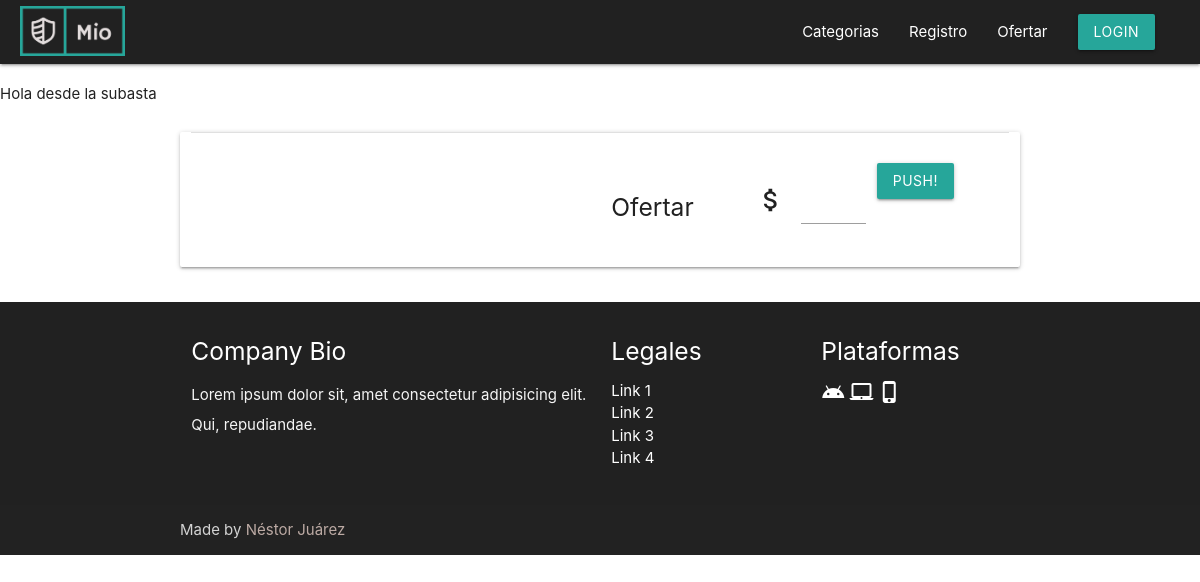
Before: /subasta/2 with the older database file.
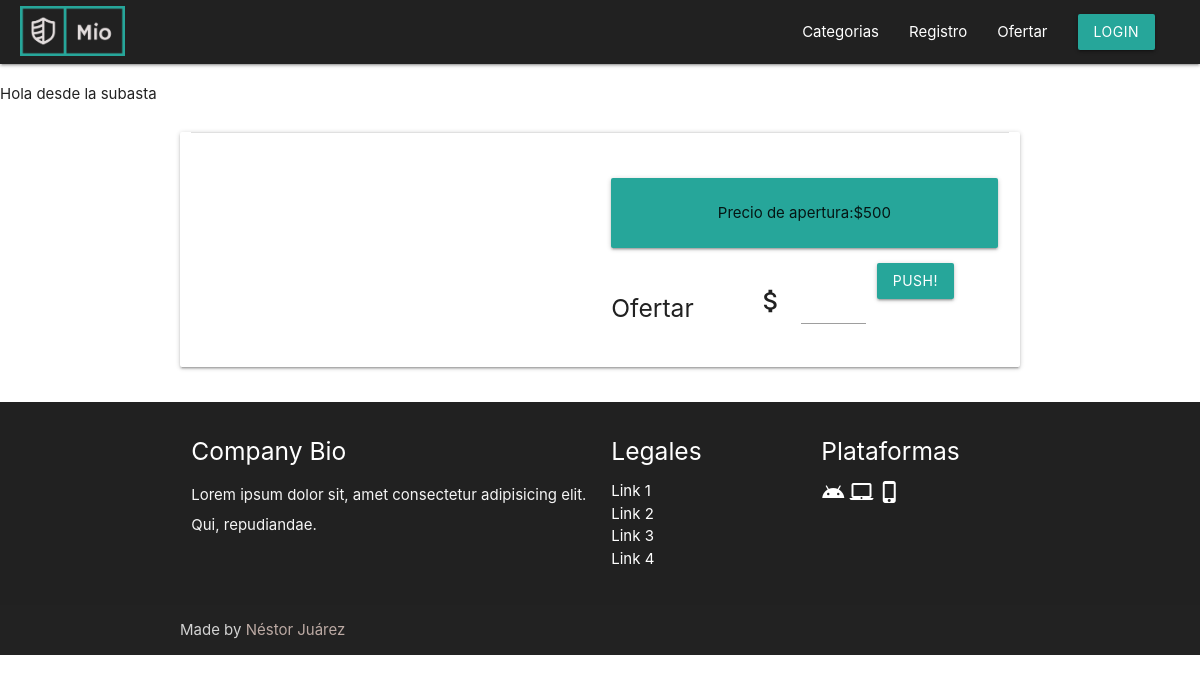
After: the same page with the newer database file.
### subastas_app/models.py (models this page shows, shortened)
class Articulo(models.Model):
    user = models.ForeignKey(User, on_delete=models.CASCADE)
    categoria = models.ForeignKey(Categoria, on_delete=models.CASCADE)
    nombre =models.CharField( max_length=80, null=False, blank=False)
    descripcion = models.CharField(max_length=240, null=False, blank=False)
    precio_minimo = models.IntegerField(null=True, blank=True)
    imagen =  models.ImageField(upload_to='articulos_images', null=True)

### subastas_app/views.py (the view)
# urls.py: path("subasta/<int:articulo_id>", views.subasta_articulo),
def subasta_articulo(request,articulo_id):
    articulo_subasta = Subasta.objects.filter(articulo_id = articulo_id)
    articulo = Articulo.objects.filter(id=articulo_id)
    if request.method == "POST":
        ultima_puja = request.POST['precio_ganador']
        print(ultima_puja)
        articulo_subasta.precio_ganador = ultima_puja
        articulo_subasta.update()
        return redirect(request.META['HTTP_REFERER'])
    return render(request,"./subastas_app/subasta_articulo.html",
    {
        'articulo_subasta' : articulo_subasta,
        'articulo' : articulo,
    })

### subastas_app/templates/subastas_app/subasta_articulo.html (shortened to what this page needs)
{% extends 'subastas_app/index.html' %}
    {% block content %}
    <p>Hola desde la subasta</p>
    <div class="container">
        <div class="row">
            <div class="card-panel col l12">
                <div class="card-tittle">
                    <div class="divider"></div>
                    <div class="section">
                        <div class="col l5">
                        </div>
                    </div>
                    <div class="col l6 offset-l6 right">
                        <div class="card-content left">
                            {% for item  in articulo %}
                            <div class="card-panel  center-align teal lighten-1 "> Precio de
                                apertura:${{item.precio_minimo }}</div>
                            {% endfor %}
                            <div class="row valign-wrapper">
                                <div class="col l6">
                                    <h5>Ofertar </h5>
                                </div>
                                <form action="" method="post">
                                    <div class="input-field col l6">
                                        <i class=" tiny material-icons prefix ">attach_money</i>
                                        <input type="text" class="validate" id="puja" name="precio_ganador"
                                            value="{{ precio_ganador }}">
                                    </div>
                                    <button onclick="M.toast({html:  puja.value, classes: 'rounded'})" class="btn"
                                        type="submit">Push!</button>
                                </form>
                            </div>
                        </div>
                    </div>
                </div>
            </div>
        </div>
    </div>
    {% endblock %}

Changed rows visible on the page:
added Articulo: precio_minimo "500"
